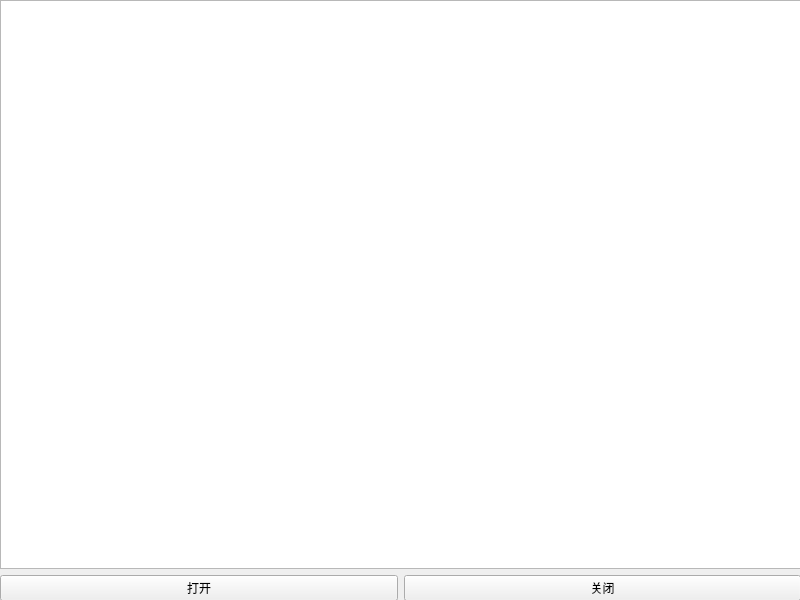
<?xml version="1.0" encoding="UTF-8"?>
<ui version="4.0">
 <class>Widget</class>
 <widget class="QWidget" name="Widget">
  <property name="geometry">
   <rect>
    <x>0</x>
    <y>0</y>
    <width>800</width>
    <height>600</height>
   </rect>
  </property>
  <property name="windowTitle">
   <string>Widget</string>
  </property>
  <widget class="QWidget" name="">
   <property name="geometry">
    <rect>
     <x>0</x>
     <y>0</y>
     <width>801</width>
     <height>601</height>
    </rect>
   </property>
   <layout class="QVBoxLayout" name="verticalLayout">
    <item>
     <widget class="QTextEdit" name="textEdit"/>
    </item>
    <item>
     <layout class="QHBoxLayout" name="horizontalLayout">
      <item>
       <widget class="QPushButton" name="pushButton">
        <property name="text">
         <string>打开</string>
        </property>
       </widget>
      </item>
      <item>
       <widget class="QPushButton" name="pushButton_2">
        <property name="text">
         <string>关闭</string>
        </property>
       </widget>
      </item>
     </layout>
    </item>
   </layout>
  </widget>
 </widget>
 <resources/>
 <connections/>
</ui>
